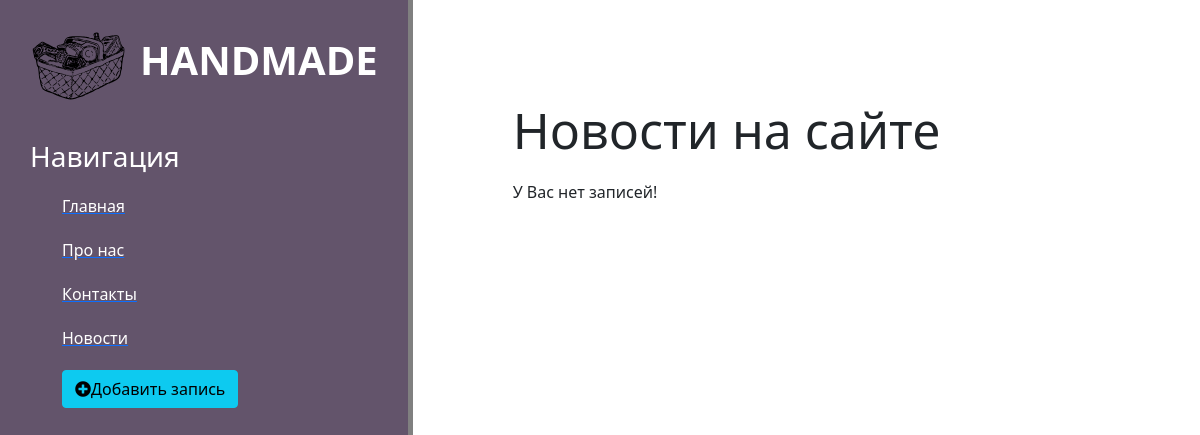
The page /news/ on the database as committed earlier.
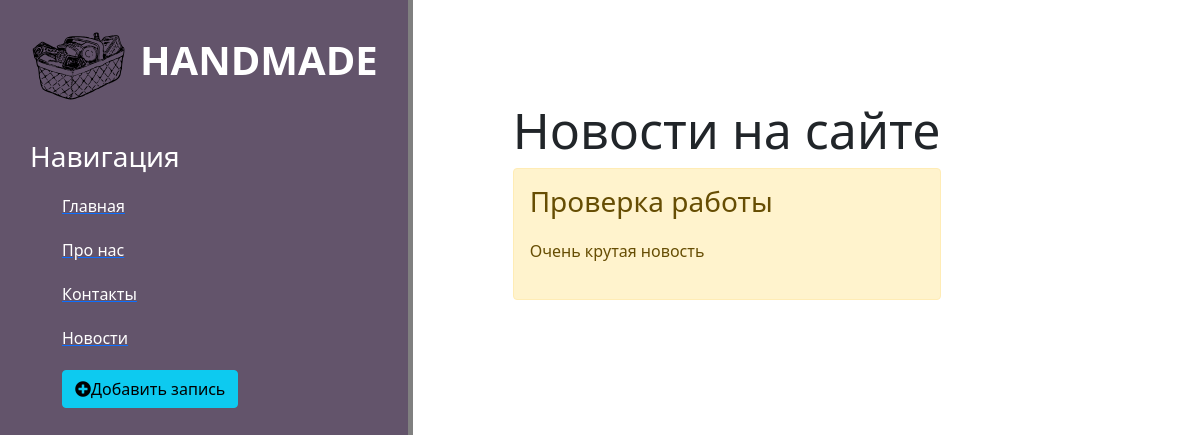
The same page on the database as committed later.
### news/models.py (models this page shows, shortened)
class Articles(models.Model):
    title = models.CharField('Название', max_length=50)
    anons = models.CharField('Анонс', max_length=250)
    full_text = models.TextField('Статья')
    date = models.DateTimeField('Дата публикации')
    class Meta:
        verbose_name = 'Новость'
        verbose_name_plural = 'Новости'

### news/views.py (the view)
def news_home(request):
    news = Articles.objects.order_by('-date')
    return render(request, 'news/news_home.html', {'news': news})

### news/templates/news/news_home.html (shortened to what this page needs)
{% extends 'handmade_catalog_web/layout.html' %}
{% block content %}
    <div class="features">
        <h1>Новости на сайте</h1>
        {% if news %}
            {% for el in news %}
                <div class="alert alert-warning">
                    <h3>{{ el.title }}</h3>
                    <p>{{ el.anons }}</p>
                </div>
            {% endfor %}
        {% else %}
            <p>У Вас нет записей!</p>
        {% endif %}
    </div>
{% endblock %}

### handmade_catalog_web/templates/handmade_catalog_web/layout.html (shortened to what this page needs)
{% load static %}
<!doctype html>
<html lang="ru">
<head>
    <link rel="stylesheet" href="https://cdn.jsdelivr.net/npm/bootstrap@5.1.3/dist/css/bootstrap.min.css">
    <link rel="stylesheet" href="{% static 'handmade_catalog_web/css/main.css'%}">
    <link rel="stylesheet" href="https://use.fontawesome.com/releases/v5.8.2/css/all.css">
</head>
<body>
    <aside>
        <img src="{% static 'handmade_catalog_web/img/grocery_basket.svg' %}" alt="Лого">
        <span class="logo">HANDMADE</span>
        <h3>Навигация</h3>
        <ul>
            <a href="{% url 'home' %}"><li>Главная</li></a>
            <a href="{% url 'about' %}"></i><li>Про нас</li></a>
            <a href=""></i><li>Контакты</li></a>
            <a href="{% url 'news_home'%}"></i><li>Новости</li></a>
            <a href="{% url 'create' %}"><li><button class="btn btn-info"><i class="fas fa-plus-circle"></i>Добавить запись</button></li></a>
        </ul>
    </aside>
    <main>
        {% block content %}
        {% endblock %}
    </main>
</body>
</html>

### handmade_catalog_web/static/handmade_catalog_web/css/main.css (style rules this page uses)
body { background: #fff; }
aside { float: left; background: #63546B; wight: 20%; padding: 2.5%; height: 100vh; color: #fff; border-right: 5px solid #808080; }
aside img { wight: 80px; float: left; }
aside .logo { font-size: 40px; margin-left: 10px; font-weight: bold; position: relarive; top: -5x; }
aside h3 { margin-top: 50px; font-size: 28px; }
aside ul { list-style: none }
aside ul li { color: #fff; display: block; margin-top: 20px; transition: transform .6s ease; }
main .features { float: left; color: #00000; margin-top: 100px; wight: 75%; margin-left: 100px; }
main .features h1 { font-size: 50px; }
main .features p { max-wight: 400px; margin: 20px auto }

Rows that differ between the two databases and show on the page:
added Articles: title "Проверка работы", anons "Очень крутая новость"
Other text that changed with them:
text no longer shown: "У Вас нет записей!"
